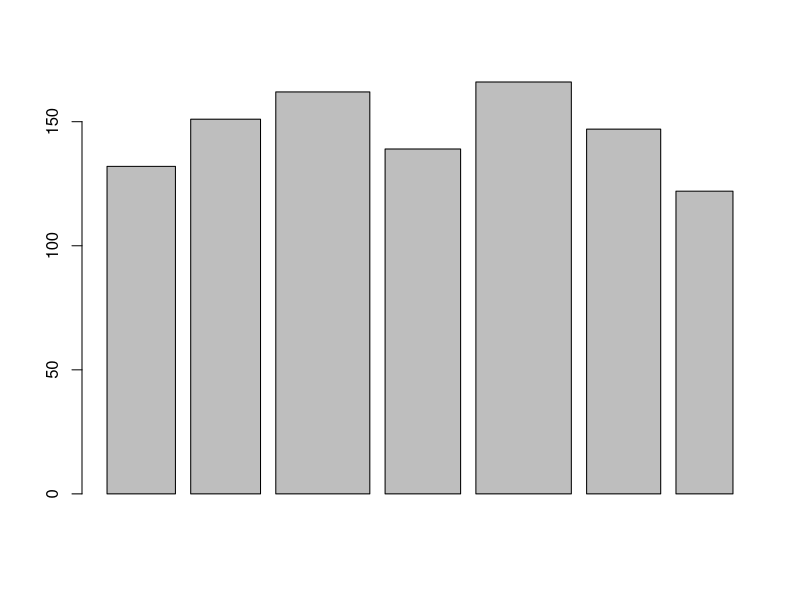

The R source for this figure:
##rlang_0704_factor

# Create the vectors for data frame.
height <- c(132,151,162,139,166,147,122)
weight <- c(48,49,66,53,67,52,40)
gender <- c("male","male","female","female","male","female","male")

# Create the data frame. == 테이블
input_data <- data.frame(height,weight,gender) # 도메인단위로 쭉 넣음(타입유지해서)
print(input_data)

# Test if the gender column is a factor.
print(is.factor(input_data)) #구분 불가 false
print(is.factor(input_data$gender)) #구분이가능해서 true
print(is.factor(input_data$weight)) #구분 불가 false
print(is.factor(input_data$height)) #구분 불가 false
print(is.data.frame(input_data))
# Print the gender column so see the levels.
print(input_data$gender)

#바차트
barplot(height,weight)
